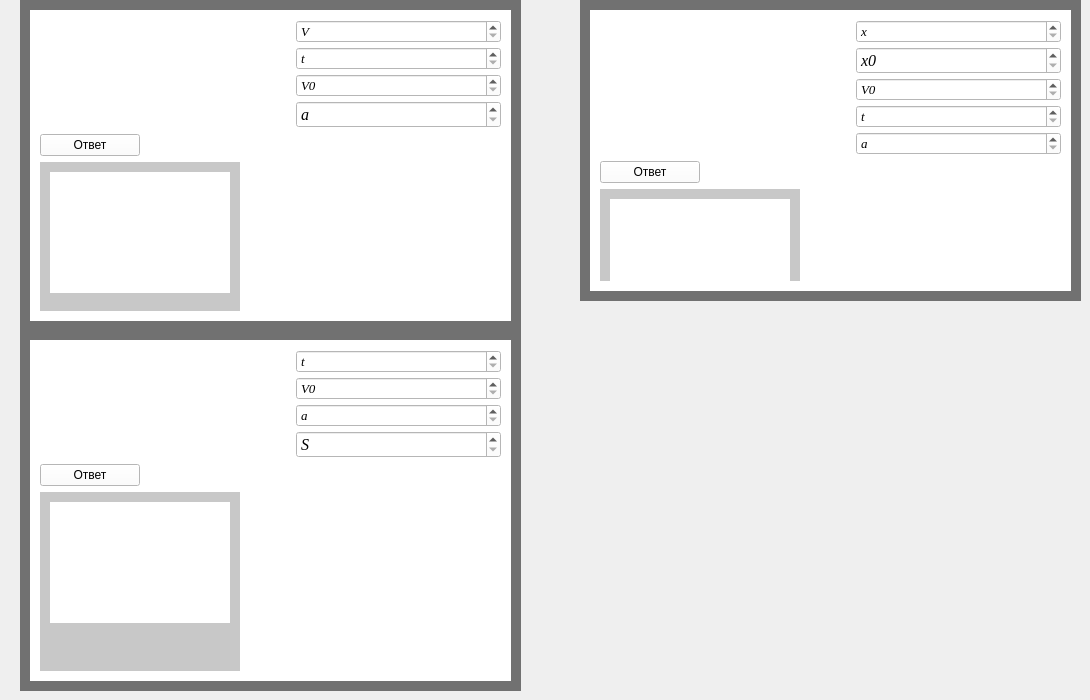
    <widget class="QWidget" name="tab_7">
     <attribute name="title">
      <string>Ускорение</string>
     </attribute>
     <widget class="QWidget" name="widget_51" native="true">
      <property name="geometry">
       <rect>
        <x>20</x>
        <y>0</y>
        <width>501</width>
        <height>341</height>
       </rect>
      </property>
      <property name="styleSheet">
       <string notr="true">background-color: rgb(0, 0, 0);
background-color: rgb(113, 113, 113);</string>
      </property>
      <widget class="QWidget" name="widget_52" native="true">
       <property name="geometry">
        <rect>
         <x>10</x>
         <y>10</y>
         <width>481</width>
         <height>311</height>
        </rect>
       </property>
       <property name="styleSheet">
        <string notr="true">background-color: rgb(255, 255, 255);</string>
       </property>
       <widget class="QWidget" name="verticalLayoutWidget_35">
        <property name="geometry">
         <rect>
          <x>10</x>
          <y>0</y>
          <width>461</width>
          <height>301</height>
         </rect>
        </property>
        <layout class="QVBoxLayout" name="verticalLayout_45">
         <property name="topMargin">
          <number>10</number>
         </property>
         <item>
          <layout class="QHBoxLayout" name="horizontalLayout_26">
           <property name="spacing">
            <number>50</number>
           </property>
           <item>
            <widget class="QLabel" name="label_18">
             <property name="minimumSize">
              <size>
               <width>180</width>
               <height>0</height>
              </size>
             </property>
             <property name="styleSheet">
              <string notr="true">background-color: rgb(255, 255, 255);</string>
             </property>
             <property name="text">
              <string/>
             </property>
             <property name="pixmap">
              <pixmap>D:/Downloads/2018-10-06_20-51-26.jpg</pixmap>
             </property>
            </widget>
           </item>
           <item>
            <layout class="QVBoxLayout" name="verticalLayout_46">
             <property name="spacing">
              <number>4</number>
             </property>
             <item>
              <widget class="QSpinBox" name="spinBox_51">
               <property name="font">
                <font>
                 <family>Times New Roman</family>
                 <pointsize>10</pointsize>
                 <italic>true</italic>
                </font>
               </property>
               <property name="specialValueText">
                <string>V</string>
               </property>
               <property name="maximum">
                <number>1000000000</number>
               </property>
              </widget>
             </item>
             <item>
              <widget class="QSpinBox" name="spinBox_42">
               <property name="font">
                <font>
                 <family>Times New Roman</family>
                 <pointsize>10</pointsize>
                 <italic>true</italic>
                </font>
               </property>
               <property name="specialValueText">
                <string>t</string>
               </property>
               <property name="maximum">
                <number>1000000000</number>
               </property>
              </widget>
             </item>
             <item>
              <widget class="QSpinBox" name="spinBox_32">
               <property name="font">
                <font>
                 <family>Times New Roman</family>
                 <pointsize>10</pointsize>
                 <italic>true</italic>
                </font>
               </property>
               <property name="specialValueText">
                <string>V0</string>
               </property>
               <property name="maximum">
                <number>1000000000</number>
               </property>
              </widget>
             </item>
             <item>
              <widget class="QSpinBox" name="spinBox_52">
               <property name="font">
                <font>
                 <family>Times New Roman</family>
                 <pointsize>12</pointsize>
                 <italic>true</italic>
                </font>
               </property>
               <property name="specialValueText">
                <string>a</string>
               </property>
               <property name="maximum">
                <number>1000000000</number>
               </property>
              </widget>
             </item>
            </layout>
           </item>
          </layout>
         </item>
         <item>
          <widget class="QPushButton" name="pushButton_17">
           <property name="minimumSize">
            <size>
             <width>100</width>
             <height>0</height>
            </size>
           </property>
           <property name="maximumSize">
            <size>
             <width>100</width>
             <height>16777215</height>
            </size>
           </property>
           <property name="text">
            <string>Ответ</string>
           </property>
          </widget>
         </item>
         <item>
          <widget class="QWidget" name="widget_53" native="true">
           <property name="maximumSize">
            <size>
             <width>200</width>
             <height>16777215</height>
            </size>
           </property>
           <property name="styleSheet">
            <string notr="true">background-color: rgb(200, 200, 200);</string>
           </property>
           <widget class="QLabel" name="label_24">
            <property name="geometry">
             <rect>
              <x>10</x>
              <y>10</y>
              <width>180</width>
              <height>121</height>
             </rect>
            </property>
            <property name="minimumSize">
             <size>
              <width>180</width>
              <height>0</height>
             </size>
            </property>
            <property name="maximumSize">
             <size>
              <width>180</width>
              <height>16777215</height>
             </size>
            </property>
            <property name="styleSheet">
             <string notr="true">background-color: rgb(255, 255, 255);</string>
            </property>
            <property name="text">
             <string/>
            </property>
           </widget>
          </widget>
         </item>
        </layout>
       </widget>
      </widget>
     </widget>
     <widget class="QWidget" name="widget_60" native="true">
      <property name="geometry">
       <rect>
        <x>580</x>
        <y>0</y>
        <width>501</width>
        <height>301</height>
       </rect>
      </property>
      <property name="styleSheet">
       <string notr="true">background-color: rgb(0, 0, 0);
background-color: rgb(113, 113, 113);</string>
      </property>
      <widget class="QWidget" name="widget_61" native="true">
       <property name="geometry">
        <rect>
         <x>10</x>
         <y>10</y>
         <width>481</width>
         <height>281</height>
        </rect>
       </property>
       <property name="styleSheet">
        <string notr="true">background-color: rgb(255, 255, 255);</string>
       </property>
       <widget class="QWidget" name="verticalLayoutWidget_38">
        <property name="geometry">
         <rect>
          <x>10</x>
          <y>10</y>
          <width>461</width>
          <height>261</height>
         </rect>
        </property>
        <layout class="QVBoxLayout" name="verticalLayout_49">
         <item>
          <layout class="QHBoxLayout" name="horizontalLayout_29">
           <property name="spacing">
            <number>50</number>
           </property>
           <item>
            <widget class="QLabel" name="label_34">
             <property name="minimumSize">
              <size>
               <width>180</width>
               <height>0</height>
              </size>
             </property>
             <property name="styleSheet">
              <string notr="true">background-color: rgb(255, 255, 255);</string>
             </property>
             <property name="text">
              <string/>
             </property>
             <property name="pixmap">
              <pixmap>D:/Downloads/2018-10-06_20-51-52.jpg</pixmap>
             </property>
            </widget>
           </item>
           <item>
            <layout class="QVBoxLayout" name="verticalLayout_50">
             <property name="spacing">
              <number>4</number>
             </property>
             <item>
              <widget class="QSpinBox" name="spinBox_2">
               <property name="font">
                <font>
                 <family>Times New Roman</family>
                 <pointsize>10</pointsize>
                 <italic>true</italic>
                </font>
               </property>
               <property name="specialValueText">
                <string>x</string>
               </property>
               <property name="maximum">
                <number>1000000000</number>
               </property>
              </widget>
             </item>
             <item>
              <widget class="QSpinBox" name="spinBox">
               <property name="font">
                <font>
                 <family>Times New Roman</family>
                 <pointsize>12</pointsize>
                 <italic>true</italic>
                </font>
               </property>
               <property name="specialValueText">
                <string>x0</string>
               </property>
               <property name="maximum">
                <number>1000000000</number>
               </property>
              </widget>
             </item>
             <item>
              <widget class="QSpinBox" name="spinBox_5">
               <property name="font">
                <font>
                 <family>Times New Roman</family>
                 <pointsize>10</pointsize>
                 <italic>true</italic>
                </font>
               </property>
               <property name="specialValueText">
                <string>V0</string>
               </property>
               <property name="maximum">
                <number>1000000000</number>
               </property>
              </widget>
             </item>
             <item>
              <widget class="QSpinBox" name="spinBox_4">
               <property name="font">
                <font>
                 <family>Times New Roman</family>
                 <pointsize>10</pointsize>
                 <italic>true</italic>
                </font>
               </property>
               <property name="specialValueText">
                <string>t</string>
               </property>
               <property name="maximum">
                <number>1000000000</number>
               </property>
              </widget>
             </item>
             <item>
              <widget class="QSpinBox" name="spinBox_58">
               <property name="font">
                <font>
                 <family>Times New Roman</family>
                 <pointsize>10</pointsize>
                 <italic>true</italic>
                </font>
               </property>
               <property name="specialValueText">
                <string>a</string>
               </property>
               <property name="maximum">
                <number>1000000000</number>
               </property>
              </widget>
             </item>
            </layout>
           </item>
          </layout>
         </item>
         <item>
          <widget class="QPushButton" name="pushButton_20">
           <property name="minimumSize">
            <size>
             <width>100</width>
             <height>0</height>
            </size>
           </property>
           <property name="maximumSize">
            <size>
             <width>100</width>
             <height>16777215</height>
            </size>
           </property>
           <property name="text">
            <string>Ответ</string>
           </property>
          </widget>
         </item>
         <item>
          <widget class="QWidget" name="widget_62" native="true">
           <property name="maximumSize">
            <size>
             <width>200</width>
             <height>16777215</height>
            </size>
           </property>
           <property name="styleSheet">
            <string notr="true">background-color: rgb(200, 200, 200);</string>
           </property>
           <widget class="QLabel" name="label_36">
            <property name="geometry">
             <rect>
              <x>10</x>
              <y>10</y>
              <width>180</width>
              <height>121</height>
             </rect>
            </property>
            <property name="minimumSize">
             <size>
              <width>180</width>
              <height>0</height>
             </size>
            </property>
            <property name="maximumSize">
             <size>
              <width>180</width>
              <height>16777215</height>
             </size>
            </property>
            <property name="styleSheet">
             <string notr="true">background-color: rgb(255, 255, 255);</string>
            </property>
            <property name="text">
             <string/>
            </property>
           </widget>
          </widget>
         </item>
        </layout>
       </widget>
      </widget>
     </widget>
     <widget class="QWidget" name="widget_63" native="true">
      <property name="geometry">
       <rect>
        <x>20</x>
        <y>330</y>
        <width>501</width>
        <height>361</height>
       </rect>
      </property>
      <property name="styleSheet">
       <string notr="true">background-color: rgb(0, 0, 0);
background-color: rgb(113, 113, 113);</string>
      </property>
      <widget class="QWidget" name="widget_64" native="true">
       <property name="geometry">
        <rect>
         <x>10</x>
         <y>10</y>
         <width>481</width>
         <height>341</height>
        </rect>
       </property>
       <property name="styleSheet">
        <string notr="true">background-color: rgb(255, 255, 255);</string>
       </property>
       <widget class="QWidget" name="verticalLayoutWidget_39">
        <property name="geometry">
         <rect>
          <x>10</x>
          <y>0</y>
          <width>461</width>
          <height>331</height>
         </rect>
        </property>
        <layout class="QVBoxLayout" name="verticalLayout_51">
         <property name="topMargin">
          <number>10</number>
         </property>
         <item>
          <layout class="QHBoxLayout" name="horizontalLayout_30">
           <property name="spacing">
            <number>50</number>
           </property>
           <item>
            <widget class="QLabel" name="label_38">
             <property name="minimumSize">
              <size>
               <width>180</width>
               <height>0</height>
              </size>
             </property>
             <property name="styleSheet">
              <string notr="true">background-color: rgb(255, 255, 255);</string>
             </property>
             <property name="text">
              <string/>
             </property>
             <property name="pixmap">
              <pixmap>D:/Downloads/2018-10-06_20-51-37.jpg</pixmap>
             </property>
            </widget>
           </item>
           <item>
            <layout class="QVBoxLayout" name="verticalLayout_52">
             <property name="spacing">
              <number>4</number>
             </property>
             <item>
              <widget class="QSpinBox" name="spinBox_54">
               <property name="font">
                <font>
                 <family>Times New Roman</family>
                 <pointsize>10</pointsize>
                 <italic>true</italic>
                </font>
               </property>
               <property name="specialValueText">
                <string>t</string>
               </property>
               <property name="maximum">
                <number>1000000000</number>
               </property>
              </widget>
             </item>
             <item>
              <widget class="QSpinBox" name="spinBox_55">
               <property name="font">
                <font>
                 <family>Times New Roman</family>
                 <pointsize>10</pointsize>
                 <italic>true</italic>
                </font>
               </property>
               <property name="specialValueText">
                <string>V0</string>
               </property>
               <property name="maximum">
                <number>1000000000</number>
               </property>
              </widget>
             </item>
             <item>
              <widget class="QSpinBox" name="spinBox_53">
               <property name="font">
                <font>
                 <family>Times New Roman</family>
                 <pointsize>10</pointsize>
                 <italic>true</italic>
                </font>
               </property>
               <property name="specialValueText">
                <string>a</string>
               </property>
               <property name="maximum">
                <number>1000000000</number>
               </property>
              </widget>
             </item>
             <item>
              <widget class="QSpinBox" name="spinBox_56">
               <property name="font">
                <font>
                 <family>Times New Roman</family>
                 <pointsize>12</pointsize>
                 <italic>true</italic>
                </font>
               </property>
               <property name="specialValueText">
                <string>S</string>
               </property>
               <property name="maximum">
                <number>1000000000</number>
               </property>
              </widget>
             </item>
            </layout>
           </item>
          </layout>
         </item>
         <item>
          <widget class="QPushButton" name="pushButton_21">
           <property name="minimumSize">
            <size>
             <width>100</width>
             <height>0</height>
            </size>
           </property>
           <property name="maximumSize">
            <size>
             <width>100</width>
             <height>16777215</height>
            </size>
           </property>
           <property name="text">
            <string>Ответ</string>
           </property>
          </widget>
         </item>
         <item>
          <widget class="QWidget" name="widget_65" native="true">
           <property name="maximumSize">
            <size>
             <width>200</width>
             <height>16777215</height>
            </size>
           </property>
           <property name="styleSheet">
            <string notr="true">background-color: rgb(200, 200, 200);</string>
           </property>
           <widget class="QLabel" name="label_42">
            <property name="geometry">
             <rect>
              <x>10</x>
              <y>10</y>
              <width>180</width>
              <height>121</height>
             </rect>
            </property>
            <property name="minimumSize">
             <size>
              <width>180</width>
              <height>0</height>
             </size>
            </property>
            <property name="maximumSize">
             <size>
              <width>180</width>
              <height>16777215</height>
             </size>
            </property>
            <property name="styleSheet">
             <string notr="true">background-color: rgb(255, 255, 255);</string>
            </property>
            <property name="text">
             <string/>
            </property>
           </widget>
          </widget>
         </item>
        </layout>
       </widget>
      </widget>
     </widget>
    </widget>
